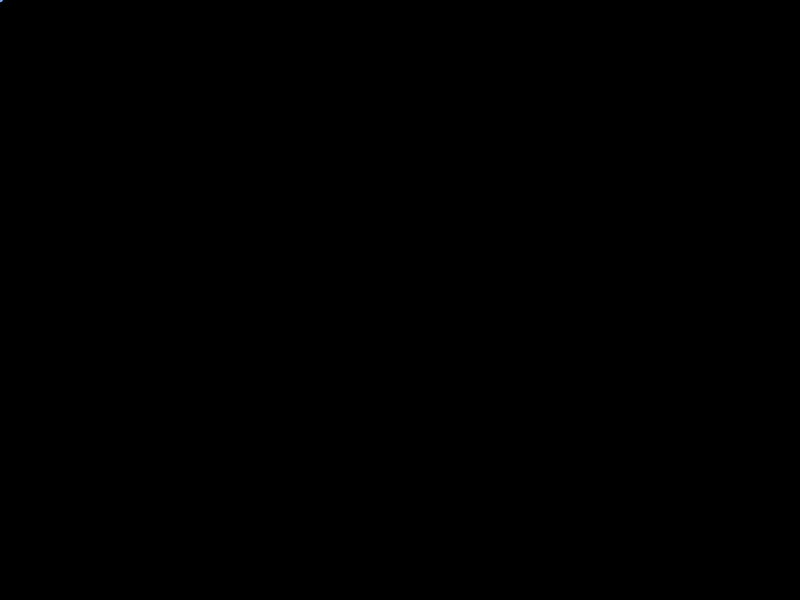
Frame 1 (no input)
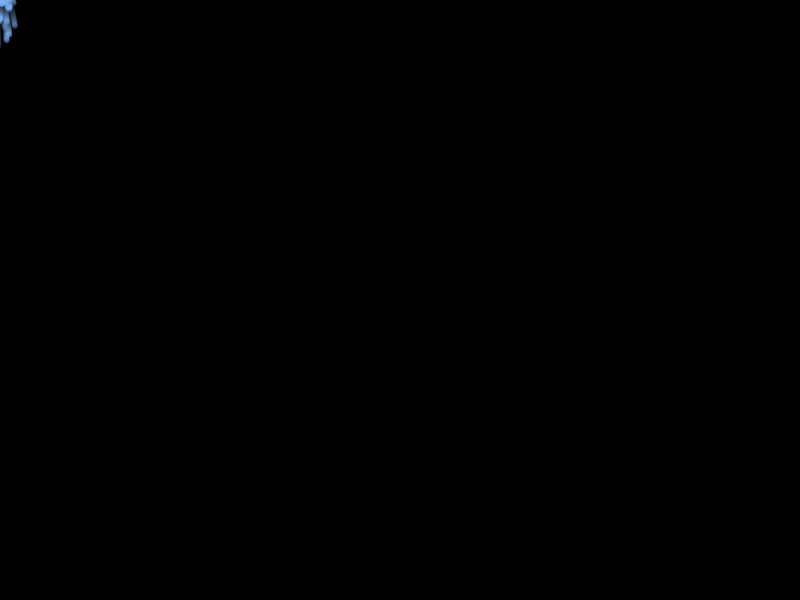
Frame 60 (the mouse pressed at the canvas centre just before this capture)
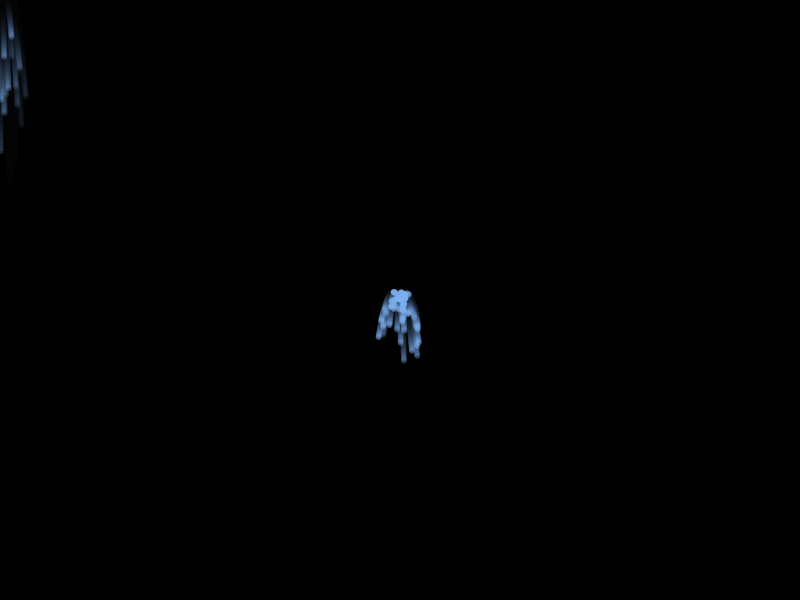
Frame 120 (the mouse held since frame 60 and released just before this capture)

The Processing sketch that drew these frames (run headless with seeded random() and noise(); from frame 60 on, the mouse is pressed at the canvas centre):

// Processing sketch: Main
// ── Main.pde
SistemaParticulas sistema;

void setup() {
  size(800, 600);
  sistema = new SistemaParticulas(width/2, height/2);
  frameRate(60);
  smooth(4);
  background(0);
}

void draw() {
  fill(0, 30);
  noStroke();
  rect(0, 0, width, height);

  // Mover el origen al mouse para interacción
  sistema.origenX = mouseX;
  sistema.origenY = mouseY;

  // Emitir algunas partículas por frame
  for (int i = 0; i < 1; i++) {
    sistema.agregarParticula();
  }

  // Actualizar y dibujar
  sistema.update();
  sistema.display();

}

// ── Particula.pde
class Particula {
  float x;
  float y;
  float velX;
  float velY;
  int vida;

  Particula(float x, float y) {
    this.x = x;
    this.y = y;
    // Velocidad inicial aleatoria
    this.velX = random(-0.5, 0.5);
    this.velY = random(-1.0, -0.2);
    // Vida en frames
    this.vida = int(random(60, 120));
  }

  void update() {
    // Gravedad ligera
    velY += 0.05;
    x += velX;
    y += velY;

    // Fricción suave
    velX *= 0.99;
    velY *= 0.99;

    // Decremento de vida
    vida--;
  }

  void display() {
    float alpha = map(vida, 0, 120, 0, 255);
    alpha = constrain(alpha, 0, 255);
    noStroke();
    fill(124, 176, 242, alpha);
    ellipse(x, y, 6, 6);
  }

  boolean isDead() {
    return vida <= 0;
  }
}

// ── SistemaParticulas.pde
class SistemaParticulas {
  ArrayList<Particula> particulas;
  float origenX;
  float origenY;

  SistemaParticulas(float origenX, float origenY) {
    this.origenX = origenX;
    this.origenY = origenY;
    this.particulas = new ArrayList<Particula>();
  }

  void agregarParticula() {
    particulas.add(new Particula(origenX, origenY));
  }

  void update() {
    for (int i = particulas.size() - 1; i >= 0; i--) {
      Particula p = particulas.get(i);
      p.update();
      if (p.isDead()) {
        particulas.remove(i);
      }
    }
  }

  void display() {
    for (Particula p : particulas) {
      p.display();
    }
  }
}
